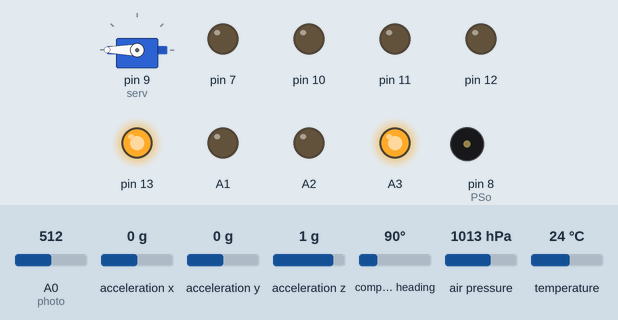
This sketch was run on a simulated Arduino Uno, built for the host (arithmetic inside an expression is 32-bit, double 64-bit). On the bench: servo, output pins drawn as LEDs (lit = HIGH), buzzer (waves = sounding). The test bench sets the inputs (shaded band); at power-on: air pressure 1013 hPa, acceleration x 0 g, acceleration y 0 g, A0 (photo) = 512, acceleration z 1 g, compass heading 90°, temperature 24 °C. Storage starts empty; the modem accepts every AT command (registered, SIM ready, sends succeed) and sends nothing else; what the sketch prints to the serial monitor is not drawn.

Above: at 15.8 s.
15.9 s: air pressure set to 975 hPa
18.2 s: air pressure set to 971 hPa
At 20.5 s:
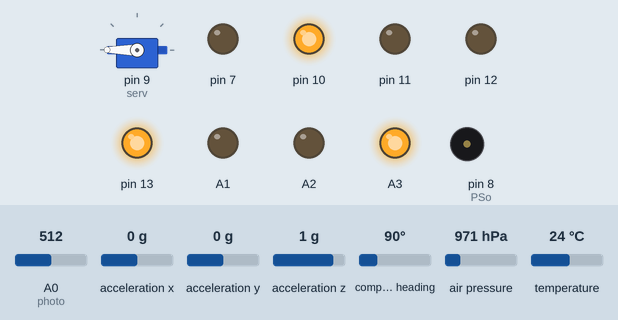
21.0 s: acceleration x set to -1.4 g
At 27.16 s:
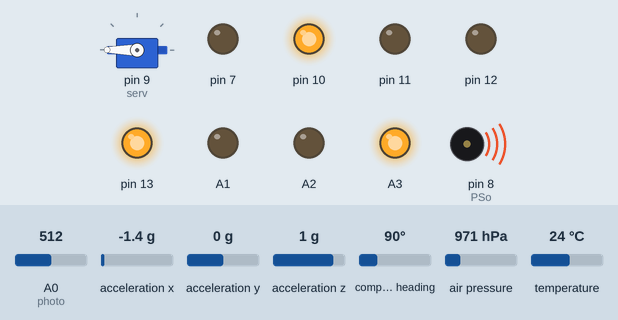
28.7 s: acceleration y set to -1.4 g
At 35.5 s:
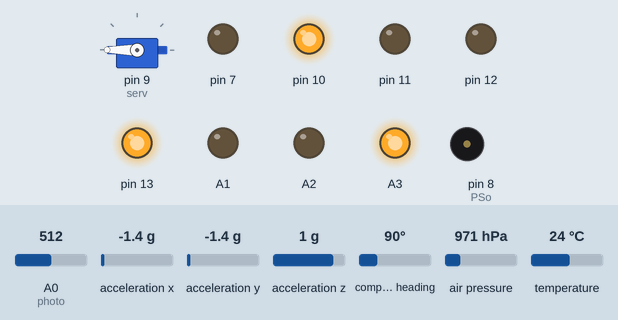
Timing chart, 0 to 37.0 s (numbered marks = the images above; inputs shaded):
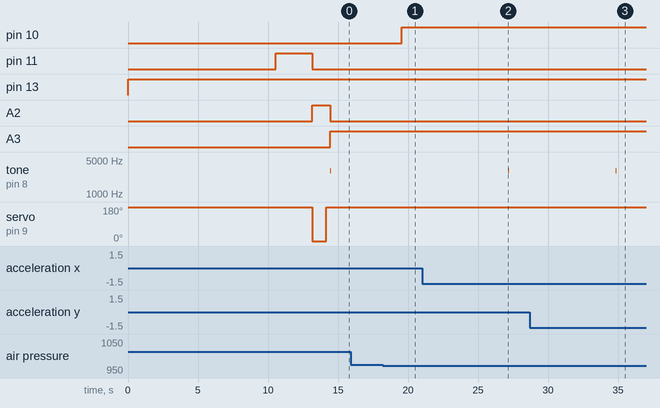

Measured:
- the behaviour switches between 974 and 973 hPa on air pressure (found by bisection; images 0 and 1)
- after the input at 15.9 s, every drawn part: stays the same
- after the input at 18.2 s, pin 10: LOW → HIGH after 1.4 s
- after the input at 21.0 s, tone on pin 8 (PSo): silent → 3000 Hz after 6.2 s, → silent 0.05 s later
- after the input at 28.7 s, tone on pin 8 (PSo): silent → 3000 Hz after 6.1 s, → silent 0.05 s later

The sketch:

PonyTeaSatCode.ino
```cpp
#include <L3G.h>
#include <SD.h>
#include <Wire.h>
#include <SPI.h>
#include <Adafruit_Sensor.h>      //Библиотеки
#include <Adafruit_BMP085.h>
#include <Adafruit_ADXL345_U.h>
#include <Adafruit_HMC5883_U.h>
#include <Servo.h>
#include <SoftwareSerial.h>

byte rSet = 6;
byte rTxd = 5;
byte rRxd = 4;      //Пины
byte photo = A0;
byte PSo = 8;
byte serv = 9;

bool boolA = 0;
bool boolB = 0;
bool bul = 0;
bool Stp = 0;
bool Spp = 0;
bool Rcp = 0;        //Переменные из блок-схемы
bool Lnp = 0;
float h;
int t = 0;
int i;
int b;

float temp;
float Ph;
float alt;          //Переменные барометра
float seaPh;
float realAlt;


float A;
float X1;
float Y1;
float Z1;           //Переменные акселерометра
float X;
float Y;
float Z;


float mX;
float mY;
float mZ;           //Переменные магнитометра
float Hdin;
float HdinDg;

float gX1;
float gY1;
float gZ1;
float gX;           //Переменные гироскопа
float gY;
float gZ;

long milis;             //Переменные из регламента


File Thelemetry;    //SD-card файл

Adafruit_BMP085 bmp;
Adafruit_ADXL345_Unified accel = Adafruit_ADXL345_Unified(12345);       //Датчики
Adafruit_HMC5883_Unified mag = Adafruit_HMC5883_Unified(12345);
L3G gr;

Servo srv;                      //Серво
byte pos;

SoftwareSerial radio(rTxd,rRxd); //Радиомодуль

void setup()
  {
  Wire.begin();             //Шина

  pinMode(A3,OUTPUT);
  pinMode(12,OUTPUT);
  pinMode(A1,OUTPUT);
  pinMode(11,OUTPUT);
  pinMode(10,OUTPUT);        //Пины
  pinMode(13,OUTPUT);
  pinMode(photo,INPUT);
  pinMode(7,OUTPUT);
  pinMode(PSo,OUTPUT);

  Serial.begin(9600);       //Запись в монитор

  bmp.begin();
  mag.begin();
  accel.begin();    //Запись с датчиков
  gr.enableDefault();
  gr.init();

  SD.begin(4);      //Запись на SD-карту
  Thelemetry = SD.open("Данные.txt", FILE_WRITE);

  srv.attach(serv);   //Серво

  radio.begin(9600);      //Начало передачи данных по радиоканалу

  }

void sD()
  {
    if(Thelemetry){
    Thelemetry.print("1A");
    Thelemetry.print(";");
    Thelemetry.print(milis);
    Thelemetry.print(";");
    Thelemetry.print(h);
    Thelemetry.print(";");
    Thelemetry.print(X);
    Thelemetry.print(";");
    Thelemetry.print(Y);
    Thelemetry.print(";");
    Thelemetry.print(Z);
    Thelemetry.print(";");
    Thelemetry.print(gY);
    Thelemetry.print(";");
    Thelemetry.print(gX);
    Thelemetry.print(";");
    Thelemetry.print(gZ);
    Thelemetry.print(";");
    Thelemetry.print(mX);
    Thelemetry.print(";");
    Thelemetry.print(mY);
    Thelemetry.print(";");
    Thelemetry.print(mZ);
    Thelemetry.print(";");
    Thelemetry.print(Ph);
    Thelemetry.print(";");
    Thelemetry.print(temp);
    Thelemetry.print(";");
    Thelemetry.print(Stp);
    Thelemetry.print(";");
    Thelemetry.print(Spp);
    Thelemetry.print(";");
    Thelemetry.print(Rcp);
    Thelemetry.print(";");
    Thelemetry.print(Lnp);
    Thelemetry.print(";\n");


    }
  }

void BMP()          //Барометр
  {

    Serial.print("Температура C = ");
    temp = bmp.readTemperature();
    Serial.println(temp);

    Serial.print("Давление Pa = ");
    Ph = bmp.readPressure();
    Serial.println(Ph);

    Serial.print("Высота m = ");
    alt = bmp.readAltitude() - 330;
    Serial.println(alt);
    h = alt;

    Serial.print("Давление на уровне моря(вычислено) Pa = ");
    seaPh = bmp.readSealevelPressure();
    Serial.println(seaPh);

    Serial.print("Реальная высота m = ");
    realAlt = bmp.readAltitude(101500) - 330;
    Serial.println(realAlt);

    return temp;
    return Ph;
    return alt;
    return seaPh;

  }

void ADXL()       //Акселерометр
  {

    sensors_event_t event;
    accel.getEvent(&event);

    Serial.print("X: ");
    X = event.acceleration.x;
    Serial.println(X);
    Serial.print("Y: ");
    Y = event.acceleration.y;
    Serial.println(Y);
    Serial.print("Z: ");
    Z = event.acceleration.z;
    Serial.print(Z);
    Serial.println(" m/s^2 ");
    A = (pow(X,2)+pow(Y,2)+pow(X,2))/2;
    Serial.println(A);

    return X;
    return Y;
    return Z;

  }

void MGM()      //Магнитометр
  {

    sensors_event_t event;
    mag.getEvent(&event);

    mX = event.magnetic.x;
    mY = event.magnetic.y;
    mZ = event.magnetic.z;

    Serial.print("mX: "); Serial.println(mX);
    Serial.print("mY: "); Serial.println(mY);
    Serial.print("mZ: "); Serial.println(mZ);
    Serial.println(" uT");

    Hdin = atan2(event.magnetic.y, event.magnetic.x);

    float declinationAngle = 0.22;
    Hdin += declinationAngle;

    if(Hdin < 0)
      Hdin += 2*PI;
    if(Hdin > 2*PI)
      Hdin -= 2*PI;

    HdinDg = Hdin * 180/M_PI;

    Serial.print("Heading (degrees): ");
    Serial.println(HdinDg);

    return mX;
    return mY;
    return mZ;
    return HdinDg;

  }

void l3g()        //Гироскоп
  {

    gX = (int)gr.g.x;
    gY = (int)gr.g.y;
    gZ = (int)gr.g.z;
    return gX;
    return gY;
    return gZ;
    Serial.print("gX: ");
    Serial.println(gX);
    Serial.print("gY: ");
    Serial.println(gY);
    Serial.print("gZ: ");
    Serial.println(gZ);

  }

  void PADIO()
  {
    radio.write("1A");
    radio.write(milis);
    radio.write(h);
    radio.write(A);
    radio.write(Stp);
    radio.write(Spp);
    radio.write(Rcp);
    radio.write(Lnp);
    radio.write("\n");
    radio.print("1A");
    radio.print(milis);
    radio.print(h);
    radio.print(A);
    radio.print(Stp);
    radio.print(Spp);
    radio.print(Rcp);
    radio.print(Lnp);
    radio.print("\n");
    Serial.write(radio.read());
  }

void loop()
    {

    if(digitalRead(12) == 1){
      digitalWrite(A1,HIGH);
      analogWrite(A3,0);
      delay(3000);
      digitalWrite(10,HIGH);
      delay(3000);
      digitalWrite(10,LOW);
      digitalWrite(11,HIGH);
      delay(3000);
      digitalWrite(10,LOW);
      digitalWrite(11,LOW);
      analogWrite(A2,255);
      srv.write(0);
      delay(3000);
      digitalWrite(10,LOW);
      digitalWrite(11,LOW);
      analogWrite(A2,0);
      analogWrite(A3,255);
      delay(3000);
      boolB = 1;
//      BMP();
//      ADXL();
//      MGM();
//      l3g();
//      PADIO();
    }
    else{
    if(boolB == 1){
      digitalWrite(A2,LOW);
      digitalWrite(10,LOW);
      digitalWrite(11,LOW);
      digitalWrite(A1,LOW);
      digitalWrite(A3,LOW);
      boolB = 0;
    }
    srv.write(180);
    milis = millis();
    analogWrite(13,255);
    if(boolA == 0){
    BMP();
    MGM();
    ADXL();
    l3g();
    Serial.println(h);
    delay(10000);
    boolA = 1;
    }

    BMP();
    ADXL();
    MGM();
    l3g();
    if(h > 5){
      if(Stp != 1){
        Stp = 1;
        analogWrite(10,255);
      }
    }
    if(analogRead(0) > 200){
      if(Spp != 1){
        Spp = 1;
        analogWrite(10,0);
        analogWrite(11,255);
      }
      if(Rcp != 1){
        if(i >= 2){
          Serial.println("Система спасения активирована");
          srv.write(0);
          Rcp = 1;
          analogWrite(10,0);
          analogWrite(11,0);
          analogWrite(A2,255);
        }
        else{
          i += 1;
        }
      }
    }
    if(b < 1){
    X1 = X;
    Y1 = Y;       //Для просмотра движения
    Z1 = Z;
    gX1 = gX;
    gY1 = gY;
    gZ1 = gZ;
    }
    if(X1 == X && Y1 == Y && Z1 == Z && gX1 == gX && gY1 == gY && gZ1 == gZ){
      b ++;
    }
    else{
      b = 0;
    }
    if(b == 4){
      if(Lnp != 1){
        Lnp = 1;
        analogWrite(10,0);
        analogWrite(11,0);
        analogWrite(A2,0);
        analogWrite(A3,255);
        }
      Serial.println("Орём!");
      tone(PSo,3000);
      delay(50);
      noTone(PSo);

    }
    else
    if(t > 120){
       if(Lnp != 1){
        Lnp = 1;
        analogWrite(10,0);
        analogWrite(11,0);
        analogWrite(A2,0);
        analogWrite(A3,255);
        }
      Serial.println("Орём!");
      tone(PSo,3000);
      delay(50);
      noTone(PSo);

    }
    t ++;
    sD();
    PADIO();
    delay(1000);
    }
    }
```
